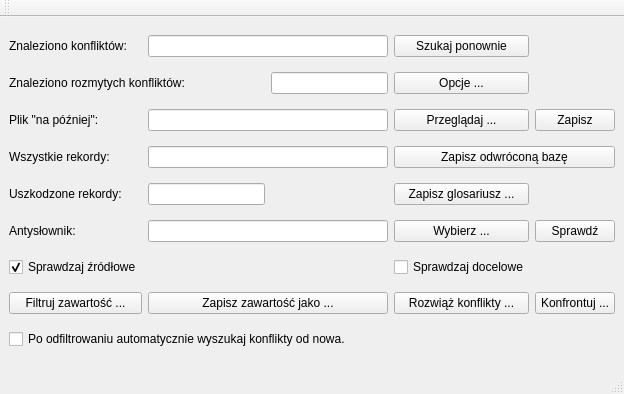
<?xml version="1.0" encoding="UTF-8"?>
<ui version="4.0">
 <class>ContentManagerWindow</class>
 <widget class="QMainWindow" name="ContentManagerWindow">
  <property name="geometry">
   <rect>
    <x>0</x>
    <y>0</y>
    <width>624</width>
    <height>394</height>
   </rect>
  </property>
  <property name="windowTitle">
   <string>MainWindow</string>
  </property>
  <widget class="QWidget" name="centralwidget">
   <layout class="QGridLayout" name="gridLayout">
    <item row="0" column="0">
     <widget class="QLabel" name="label">
      <property name="text">
       <string>Znaleziono konfliktów:</string>
      </property>
      <property name="buddy">
       <cstring>_conflictsCount</cstring>
      </property>
     </widget>
    </item>
    <item row="0" column="1" colspan="2">
     <widget class="QLineEdit" name="_conflictsCount">
      <property name="toolTip">
       <string>Ilość znalezionych konfliktów.</string>
      </property>
      <property name="readOnly">
       <bool>true</bool>
      </property>
     </widget>
    </item>
    <item row="0" column="3">
     <widget class="QPushButton" name="_find">
      <property name="toolTip">
       <string>Ponownie przeszukuje wybrane wcześnie pliki pod kątem konflitków między wpisami.</string>
      </property>
      <property name="text">
       <string>Szukaj ponownie</string>
      </property>
     </widget>
    </item>
    <item row="1" column="0" colspan="2">
     <widget class="QLabel" name="label_2">
      <property name="text">
       <string>Znaleziono rozmytych konfliktów:</string>
      </property>
      <property name="buddy">
       <cstring>_fuzzyConflictsCount</cstring>
      </property>
     </widget>
    </item>
    <item row="1" column="2">
     <widget class="QLineEdit" name="_fuzzyConflictsCount">
      <property name="toolTip">
       <string>Ilość znalezionych rozmytych konfliktów.</string>
      </property>
      <property name="readOnly">
       <bool>true</bool>
      </property>
     </widget>
    </item>
    <item row="1" column="3">
     <widget class="QPushButton" name="_options">
      <property name="toolTip">
       <string>Pozwala ustawić opcje wyszukiwania konfliktów oraz konfliktów rozmytych [w trkacie tworzenia].</string>
      </property>
      <property name="text">
       <string>Opcje ...</string>
      </property>
     </widget>
    </item>
    <item row="2" column="0">
     <widget class="QLabel" name="label_3">
      <property name="text">
       <string>Plik &quot;na później&quot;:</string>
      </property>
      <property name="buddy">
       <cstring>_dumpFile</cstring>
      </property>
     </widget>
    </item>
    <item row="2" column="1" colspan="2">
     <widget class="QLineEdit" name="_dumpFile">
      <property name="toolTip">
       <string>Pozwala wybrać plik, który będzie pełnił funkcję składowiska rekordów, co do których jakości nie jestesmy pewni.</string>
      </property>
     </widget>
    </item>
    <item row="2" column="3">
     <widget class="QPushButton" name="_browse">
      <property name="toolTip">
       <string>Pozwala wybrać plik, który będzie pełnił funkcję składowiska rekordów, co do których jakości nie jestesmy pewni.</string>
      </property>
      <property name="text">
       <string>Przeglądaj ...</string>
      </property>
     </widget>
    </item>
    <item row="2" column="4">
     <widget class="QPushButton" name="_saveDump">
      <property name="text">
       <string>Zapisz</string>
      </property>
     </widget>
    </item>
    <item row="3" column="0">
     <widget class="QLabel" name="label_5">
      <property name="text">
       <string>Wszystkie rekordy:</string>
      </property>
      <property name="buddy">
       <cstring>_totalCount</cstring>
      </property>
     </widget>
    </item>
    <item row="3" column="1" colspan="2">
     <widget class="QLineEdit" name="_totalCount">
      <property name="readOnly">
       <bool>true</bool>
      </property>
     </widget>
    </item>
    <item row="7" column="0">
     <widget class="QPushButton" name="_filterContent">
      <property name="toolTip">
       <string>&lt;!DOCTYPE HTML PUBLIC &quot;-//W3C//DTD HTML 4.0//EN&quot; &quot;http://www.w3.org/TR/REC-html40/strict.dtd&quot;&gt;
&lt;html&gt;&lt;head&gt;&lt;meta name=&quot;qrichtext&quot; content=&quot;1&quot; /&gt;&lt;style type=&quot;text/css&quot;&gt;
p, li { white-space: pre-wrap; }
&lt;/style&gt;&lt;/head&gt;&lt;body style=&quot; font-family:'MS Shell Dlg 2'; font-size:8.25pt; font-weight:400; font-style:normal;&quot;&gt;
&lt;p style=&quot; margin-top:0px; margin-bottom:0px; margin-left:0px; margin-right:0px; -qt-block-indent:0; text-indent:0px;&quot;&gt;&lt;span style=&quot; font-size:8pt;&quot;&gt;Wybierz sposób filtrowania zawartości&lt;/span&gt;&lt;/p&gt;&lt;/body&gt;&lt;/html&gt;</string>
      </property>
      <property name="text">
       <string>Filtruj zawartość ...</string>
      </property>
     </widget>
    </item>
    <item row="7" column="1" colspan="2">
     <widget class="QPushButton" name="_saveContent">
      <property name="toolTip">
       <string>&lt;!DOCTYPE HTML PUBLIC &quot;-//W3C//DTD HTML 4.0//EN&quot; &quot;http://www.w3.org/TR/REC-html40/strict.dtd&quot;&gt;
&lt;html&gt;&lt;head&gt;&lt;meta name=&quot;qrichtext&quot; content=&quot;1&quot; /&gt;&lt;style type=&quot;text/css&quot;&gt;
p, li { white-space: pre-wrap; }
&lt;/style&gt;&lt;/head&gt;&lt;body style=&quot; font-family:'MS Shell Dlg 2'; font-size:8.25pt; font-weight:400; font-style:normal;&quot;&gt;
&lt;p style=&quot; margin-top:0px; margin-bottom:0px; margin-left:0px; margin-right:0px; -qt-block-indent:0; text-indent:0px;&quot;&gt;&lt;span style=&quot; font-size:8pt;&quot;&gt;Zapisz zawartość jako nowy plik, lub doklej do istniejącego.&lt;/span&gt;&lt;/p&gt;&lt;/body&gt;&lt;/html&gt;</string>
      </property>
      <property name="text">
       <string>Zapisz zawartość jako ...</string>
      </property>
     </widget>
    </item>
    <item row="7" column="3">
     <widget class="QPushButton" name="_resolveConflicts">
      <property name="toolTip">
       <string>&lt;!DOCTYPE HTML PUBLIC &quot;-//W3C//DTD HTML 4.0//EN&quot; &quot;http://www.w3.org/TR/REC-html40/strict.dtd&quot;&gt;
&lt;html&gt;&lt;head&gt;&lt;meta name=&quot;qrichtext&quot; content=&quot;1&quot; /&gt;&lt;style type=&quot;text/css&quot;&gt;
p, li { white-space: pre-wrap; }
&lt;/style&gt;&lt;/head&gt;&lt;body style=&quot; font-family:'MS Shell Dlg 2'; font-size:8.25pt; font-weight:400; font-style:normal;&quot;&gt;
&lt;p style=&quot; margin-top:0px; margin-bottom:0px; margin-left:0px; margin-right:0px; -qt-block-indent:0; text-indent:0px;&quot;&gt;&lt;span style=&quot; font-size:8pt;&quot;&gt;Otwórz okno rozwiązywania konfliktów&lt;/span&gt;&lt;/p&gt;&lt;/body&gt;&lt;/html&gt;</string>
      </property>
      <property name="text">
       <string>Rozwiąż konflikty ...</string>
      </property>
     </widget>
    </item>
    <item row="7" column="4">
     <widget class="QPushButton" name="_confront">
      <property name="toolTip">
       <string>Otwiera dodatkowy plik, którego zawartość jest przeglądana z już otawrtą zawartością, wyszukiwana są konflikty według wybranych opcji,
a następnie można zapisać wyniki pracy do tego dodatkowego pliku.</string>
      </property>
      <property name="text">
       <string>Konfrontuj ...</string>
      </property>
     </widget>
    </item>
    <item row="8" column="0" colspan="4">
     <widget class="QCheckBox" name="_autoSeachOnFiltered">
      <property name="text">
       <string>Po odfiltrowaniu automatycznie wyszukaj konflikty od nowa.</string>
      </property>
     </widget>
    </item>
    <item row="4" column="0">
     <widget class="QLabel" name="label_4">
      <property name="sizePolicy">
       <sizepolicy hsizetype="Fixed" vsizetype="Fixed">
        <horstretch>0</horstretch>
        <verstretch>0</verstretch>
       </sizepolicy>
      </property>
      <property name="text">
       <string>Uszkodzone rekordy:</string>
      </property>
      <property name="buddy">
       <cstring>_corrupted</cstring>
      </property>
     </widget>
    </item>
    <item row="4" column="1">
     <widget class="QLineEdit" name="_corrupted">
      <property name="readOnly">
       <bool>true</bool>
      </property>
     </widget>
    </item>
    <item row="3" column="3" colspan="2">
     <widget class="QPushButton" name="_saveReversed">
      <property name="text">
       <string>Zapisz odwróconą bazę</string>
      </property>
     </widget>
    </item>
    <item row="4" column="3">
     <widget class="QPushButton" name="_saveGloss">
      <property name="text">
       <string>Zapisz glosariusz ...</string>
      </property>
     </widget>
    </item>
    <item row="5" column="0">
     <widget class="QLabel" name="label_6">
      <property name="text">
       <string>Antysłownik:</string>
      </property>
     </widget>
    </item>
    <item row="5" column="1" colspan="2">
     <widget class="QLineEdit" name="_antiDict"/>
    </item>
    <item row="5" column="3">
     <widget class="QPushButton" name="_chooseAntiDict">
      <property name="text">
       <string>Wybierz ...</string>
      </property>
     </widget>
    </item>
    <item row="5" column="4">
     <widget class="QPushButton" name="_checkDict">
      <property name="text">
       <string>Sprawdź</string>
      </property>
     </widget>
    </item>
    <item row="6" column="0">
     <widget class="QCheckBox" name="_cSource">
      <property name="text">
       <string>Sprawdzaj źródłowe</string>
      </property>
      <property name="checked">
       <bool>true</bool>
      </property>
     </widget>
    </item>
    <item row="6" column="3">
     <widget class="QCheckBox" name="_cTarget">
      <property name="text">
       <string>Sprawdzaj docelowe</string>
      </property>
     </widget>
    </item>
   </layout>
  </widget>
  <widget class="QMenuBar" name="menubar">
   <property name="geometry">
    <rect>
     <x>0</x>
     <y>0</y>
     <width>624</width>
     <height>21</height>
    </rect>
   </property>
  </widget>
  <widget class="QStatusBar" name="statusbar"/>
  <widget class="QToolBar" name="toolBar">
   <property name="windowTitle">
    <string>toolBar</string>
   </property>
   <attribute name="toolBarArea">
    <enum>TopToolBarArea</enum>
   </attribute>
   <attribute name="toolBarBreak">
    <bool>false</bool>
   </attribute>
  </widget>
  <action name="actionUsu_wiersz">
   <property name="text">
    <string>Usuń wiersz</string>
   </property>
   <property name="toolTip">
    <string>Delete selected row.</string>
   </property>
   <property name="shortcut">
    <string>Del</string>
   </property>
  </action>
  <action name="actionEdit_row">
   <property name="text">
    <string>Edytuj wiersz</string>
   </property>
   <property name="toolTip">
    <string>Edit selected row.</string>
   </property>
   <property name="shortcut">
    <string>Return</string>
   </property>
  </action>
 </widget>
 <resources/>
 <connections/>
</ui>
